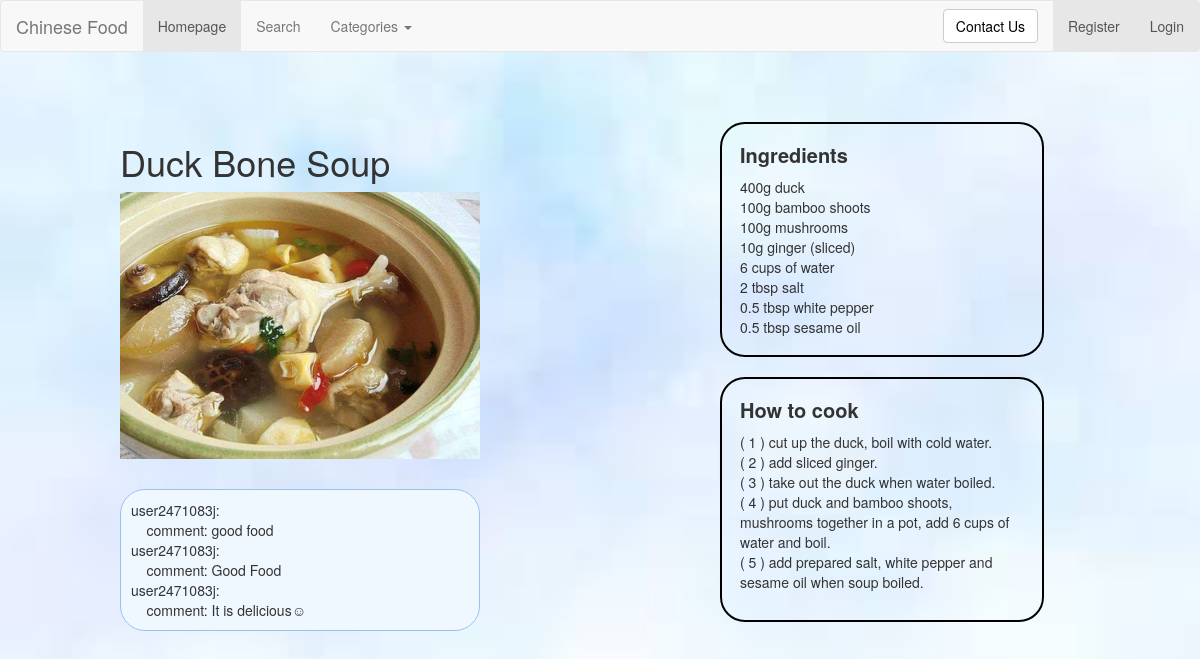
The page /rango/soup2/ on the database its author committed.
### rango/models.py (models this page shows, shortened)
class UserComment(models.Model):
    username = models.CharField(max_length=64)
    comment = models.CharField(max_length=1028, default='')
    dish = models.CharField(max_length=128, default='')
    islike = models.BooleanField(default=True)

### rango/views.py (the view, shortened to what this page needs)
# urls.py: path('soup2/', views.soup2, name='soup2'),
def soup2(request):
    category_list = Category.objects.order_by('-category')
    d = "soup2"
    d2 = "Duck Bone Soup"
    dish = Dish.objects.get(dish=d2)
    form = DishForm()
    info_list = UserComment.objects.filter(dish=d)
    return render(request, "rango/soup2.html", {"info_list": info_list,
                                                "categories": category_list,
                                                "form": form,
                                                "dish": dish, })

### templates/rango/soup2.html (shortened to what this page needs)
{% extends 'rango/base.html' %}
{% load staticfiles %}
{% block image_block %}
<h1>Duck Bone Soup</h1>
<img src="{% static 'images/soup2.png' %}" alt="" width="100%" id="pic">
{% endblock %}
{% block ingredients_block%}
400g duck<br>
100g bamboo shoots<br>
100g mushrooms <br>
10g ginger (sliced)<br>
6 cups of water<br>
2 tbsp salt<br>
0.5 tbsp white pepper<br>
0.5 tbsp sesame oil<br>
{% endblock %}
{% block howToCook_block %}
( 1 ) cut up the duck, boil with cold water. <br>
( 2 ) add sliced ginger. <br>
( 3 ) take out the duck when water boiled. <br>
( 4 ) put duck and bamboo shoots, mushrooms together in a pot, add 6 cups of water and boil. <br>
( 5 ) add prepared salt, white pepper and sesame oil when soup boiled.<br>
{% endblock %}

### templates/rango/base.html (shortened to what this page needs)
<!DOCTYPE html>
{% load staticfiles %}
<html>
<head>
	<link rel="stylesheet" href="https://cdn.staticfile.org/twitter-bootstrap/3.3.7/css/bootstrap.min.css">
    <link rel="stylesheet" href="{% static 'css/dish.css' %}">
</head>
<body>
<nav class="navbar navbar-default" role="navigation">
    <div class="container-fluid">
    <div class="navbar-header">
        <a class="navbar-brand" href="/rango/">Chinese Food</a>
    </div>
    <div>
        <ul class="nav navbar-nav navbar-left">
            <li class="active"><a href="/rango/">Homepage</a></li>
            <li><a href="{% url 'rango:test' %}">Search</a></li>
            <li class="dropdown">
                <a href="#" class="dropdown-toggle" data-toggle="dropdown">
                    Categories
                    <b class="caret"></b>
                </a>
            </li>
        </ul>
        <ul class="nav navbar-nav navbar-right">
            {% if user.is_authenticated %}
            <a href="{% url 'rango:userInfor' %}"> hi {{ user.username }}!</a>
            <li class="active">
                <a class="a2" href=" {% url 'auth_logout' %}?next=/rango/">Logout</a>
            </li>
        {% else %}
            <li class="active">
                <a class="a2" href="{% url 'registration_register' %}">Register</a>
            </li>
            <li class="active">
                 <a class="a2" href="{% url 'auth_login' %}">Login</a>
            </li>
        {% endif %}
        </ul>
        <form class="navbar-form navbar-right" role="search">
            <button type="submit" class="btn btn-default">
                <a href="mailto:2471083j@student.gla.ac.uk
                        subject=About Django Project">
                        Contact Us</a>
            </button>
        </form>
    </div>
    </div>
</nav>
<div class="main w1000">
    <div class="main_l f">
        <div class="slide" id="box">
            <div class="banner">
                {% block image_block %}{% endblock %}
            </div>
        </div>
        <div class="add">
            <div>
                {% for i in info_list %}
                    user{{ i.username }}: <br>
                    &nbsp&nbsp&nbsp&nbspcomment: {{ i.comment }} <br>
                {% endfor %}
            </div>
        </div>
    </div>
    <div class="main_r r">
        <div class="ing">
            <p>Ingredients</p>
            {% block ingredients_block %}{% endblock %}
        </div>
        <div class="how">
            <p>How to cook</p>
            <div>
                {% block howToCook_block %}{% endblock %}
            </div>
        </div>
    </div>
</div>
</body>
</html>

### static/css/dish.css (style rules this page uses)
* { margin: 0; padding: 0; }
button, input { outline: none; }
body { background-color: #F8F8F5 }
.w1000 { width: 1000px; margin: 0 auto; }
.f { float: left; }
.r { float: right; }
.main { margin-top: 50px; height: 500px; }
.slide { position: relative; }
.main_l, .main_r { padding: 2%; height: 90%; width: 40%; }
li { list-style: none; }
.add { margin-top: 30px; padding: 10px; height: auto; border-radius: 25px; border:1px solid #96c2f1; background:#eff7ff }
a { color: black; text-decoration: none; }
.ing, .how { width: 90%; padding: 5%; height: auto; border-radius: 25px; border: 2px solid black; }
.how { margin-top: 20px; }
.ing > p:nth-child(1), .how > p:nth-child(1) { display: block; margin-bottom: 10px; font-size: 20px; font-weight: bold; }
.ing p, .how p { line-height: 25px; }
.how div { width: 100%; height: auto; margin-bottom: 10px; }
body { background-image:url('../images/background.jpg'); background-color: transparent; background-position: center center; background-repeat: no-repeat; background-attachment: fixed; background-size: cover; }

### rows shown on the page
UserComment: username "2471083j", comment "good food"
UserComment: username "2471083j", comment "Good Food"
UserComment: username "2471083j", comment "It is delicious☺"
